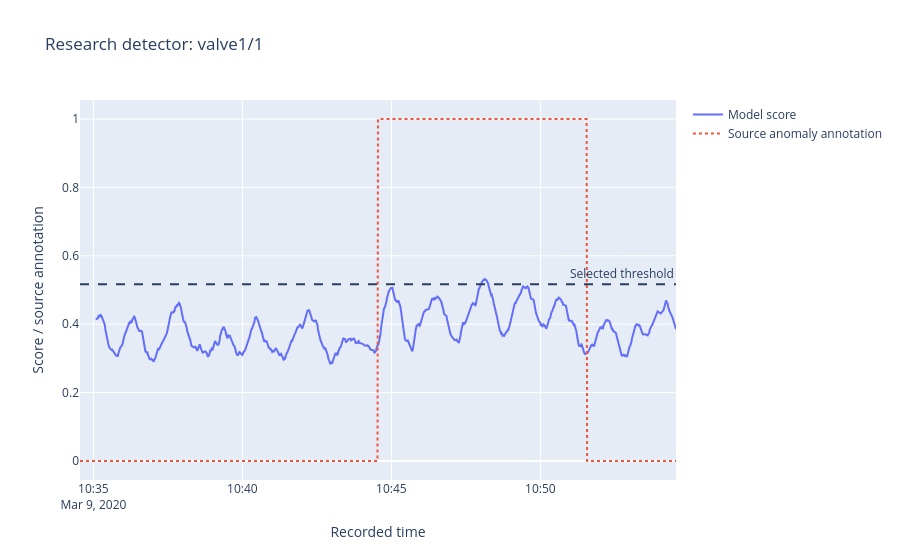

The cell this chart's notebook holds for it:
### Markdown cell above
## One recording

The trace shows how scores develop over time. Unavailable startup readings are left blank. The source annotations are overlaid for inspection and are not passed into the network. Scores are uncalibrated model outputs, not failure probabilities.

### Code cell
recording = "valve1/1"
frame, record = load_development_recording(recording, root=root)
scores = detector.score(frame)
ready = detector.readiness(frame)
fig = go.Figure()
fig.add_scatter(x=frame["datetime"], y=np.where(ready, scores, np.nan), name="Model score")
fig.add_scatter(
    x=frame["datetime"],
    y=frame["anomaly"],
    name="Source anomaly annotation",
    mode="lines",
    line={"dash": "dot"},
)
fig.add_hline(y=metadata["threshold"], line_dash="dash", annotation_text="Selected threshold")
fig.update_layout(
    title=f"Research detector: {recording}",
    xaxis_title="Recorded time",
    yaxis_title="Score / source annotation",
)
fig.show()

### Figure 1 — Plotly figure (JSON) as saved in the notebook; plotly's stock layout.template omitted (floating-point values rounded to 4 significant figures; data arrays with more than 128 entries replaced by an {"elided": "..."} marker saying what was removed)
{"data": [{"name": "Model score", "type": "scatter", "x": {"elided": "1145 str values"}, "y": {"elided": "1145 float values"}}, {"line": {"dash": "dot"}, "mode": "lines", "name": "Source anomaly annotation", "type": "scatter", "x": {"elided": "1145 str values"}, "y": {"elided": "1145 int values"}}], "layout": {"annotations": [{"showarrow": false, "text": "Selected threshold", "x": 1, "xanchor": "right", "xref": "x domain", "y": 0.517, "yanchor": "bottom", "yref": "y"}], "shapes": [{"line": {"dash": "dash"}, "type": "line", "x0": 0, "x1": 1, "xref": "x domain", "y0": 0.517, "y1": 0.517, "yref": "y"}], "title": {"text": "Research detector: valve1/1"}, "xaxis": {"title": {"text": "Recorded time"}}, "yaxis": {"title": {"text": "Score / source annotation"}}}}
